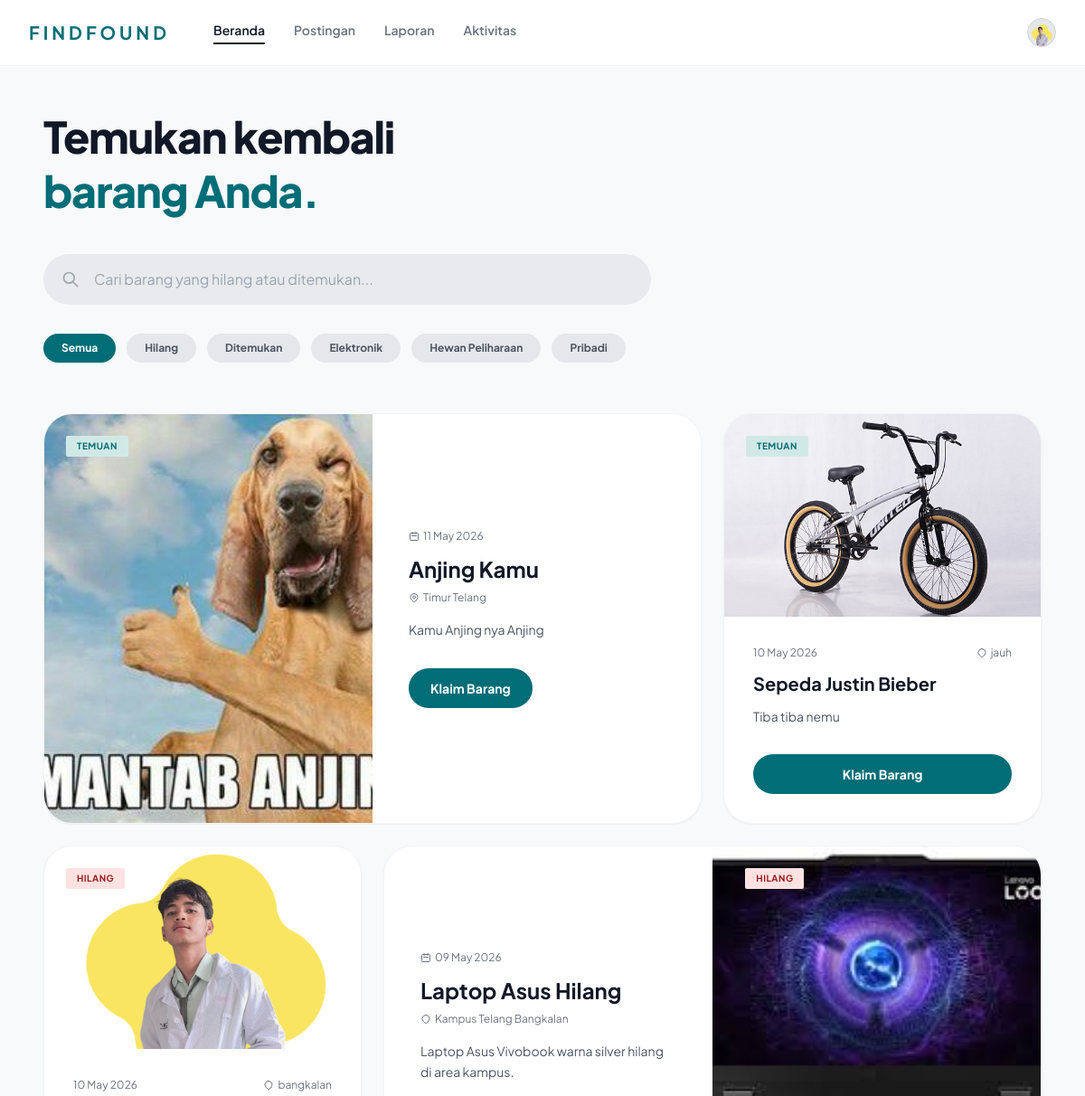
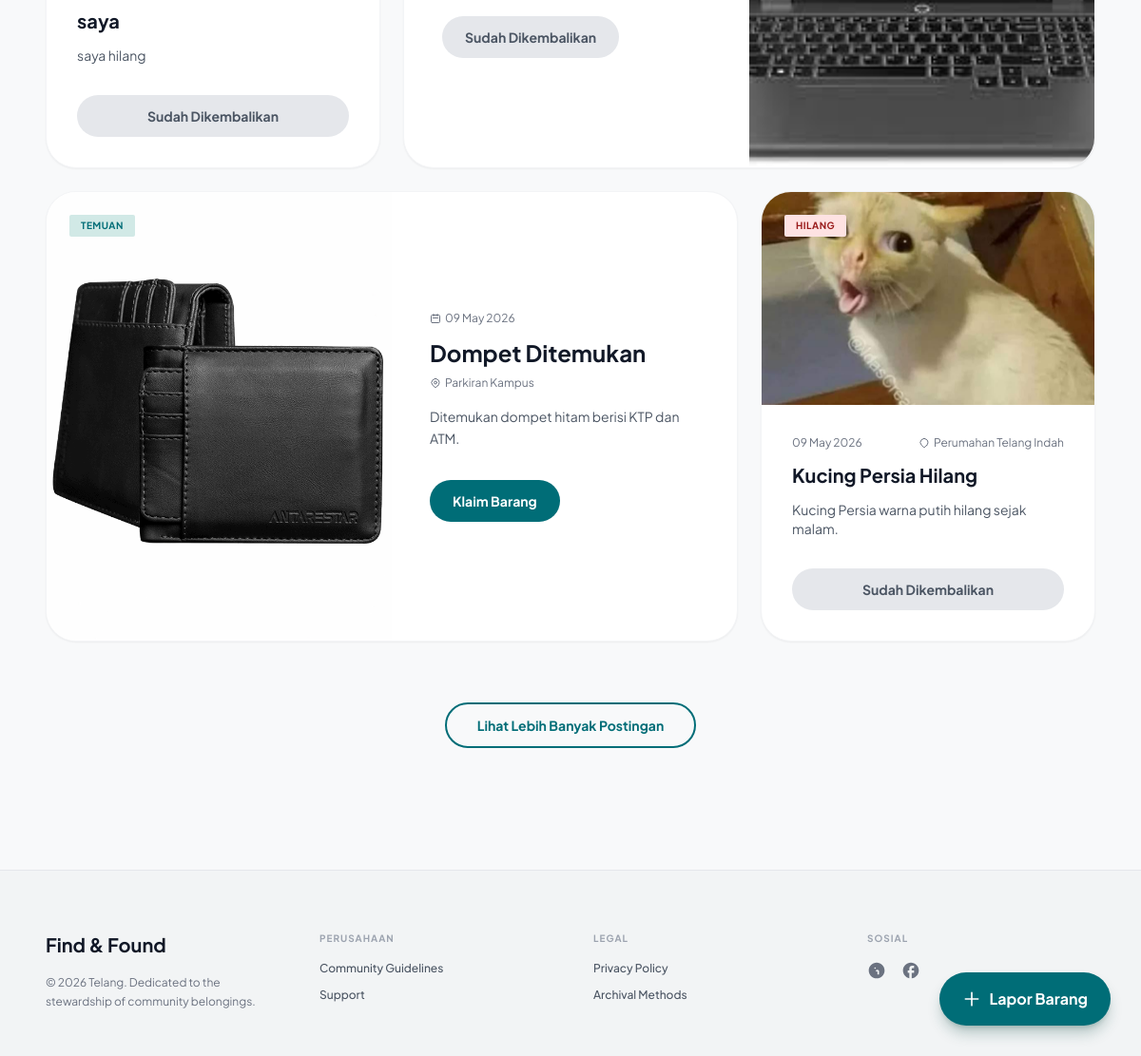
The page /public/home (signed in) on the database its author committed (2 pictures, top to bottom).
### tables this page shows
CREATE TABLE `postingan` (
  `id` int NOT NULL,
  `user_id` int NOT NULL,
  `kategori_id` int NOT NULL,
  `kode_postingan` varchar(20) DEFAULT NULL,
  `jenis_laporan` enum('hilang','temuan') NOT NULL,
  `judul` varchar(150) NOT NULL,
  `deskripsi` text NOT NULL,
  `tanggal_kejadian` date NOT NULL,
  `lokasi_spesifik` varchar(255) NOT NULL,
  `file_path` varchar(255) DEFAULT NULL,
  `status` enum('aktif','selesai') DEFAULT 'aktif',
  `created_at` timestamp NULL DEFAULT CURRENT_TIMESTAMP
);

### app/core/Controller.php (called while the page is built, shortened)
<?php
class Controller{
    public function view($view, $data = [], $int = []){
        require_once '../app/views/'. $view . '.php';
    }
    public function model($model){
        return new $model;
    }
}

### app/core/App.php (called while the page is built, shortened)
<?php
class App {
    protected $method = 'index';
    protected $params = [];
    public function __construct()
    {
        $this->controller = new $this->controller;
        call_user_func_array([$this->controller, $this->method], $this->params);
    }
}

### public/index.php (called while the page is built, shortened)
<?php
$app = new App;

### app/config/database.php (called while the page is built, shortened)
<?php
class Database{
    private $host = DB_HOST;
    private $user = DB_USER;
    private $pass = DB_PASS;
    private $dbn = DB_NAME;
    private $dbh;
    private $stmt;
    public function __construct(){
        $dsn ='mysql:host='.$this->host.';dbname='.$this->dbn;;
        $option =[
            PDO::ATTR_PERSISTENT => true,
            PDO::ATTR_ERRMODE => PDO::ERRMODE_EXCEPTION
        ];
        try {
            $this->dbh = new PDO($dsn, $this->user, $this->pass, $option);
        } catch (PDOException $e) {
            die($e-> getMessage());
        }
    }
    public function query($query){
        $this->stmt = $this->dbh->prepare($query);
    }
    public function execute(){
        $this->stmt->execute();
    }
    public function resultset(){
        $this->execute();
        return $this->stmt->fetchAll(PDO::FETCH_ASSOC);
    }
}

### app/models/Post_model.php (called while the page is built, shortened)
<?php
class Post_model{
    private $db;
    public function __construct(){
        $this->db = new Database;
    }
    public function getNewPost(){
        $this->db->query('SELECT *
            FROM postingan
            ORDER BY postingan.created_at DESC
            LIMIT 6');
        return $this->db->resultset();
    }
}

### app/views/home/index.php (the view, shortened to what this page needs)
<a href="<?=BASEURL?>/laporan/" class="fixed bottom-8 right-8 z-50 bg-[#006D77] hover:bg-[#005a63] text-white px-6 py-4 rounded-full shadow-lg shadow-teal-900/30 font-bold flex items-center gap-2 transition-transform transform hover:scale-105">
    <svg class="w-5 h-5" fill="none" stroke="currentColor" viewBox="0 0 24 24"><path stroke-linecap="round" stroke-linejoin="round" stroke-width="2" d="M12 4v16m8-8H4"></path></svg>
    Lapor Barang
</a>
<main class="max-w-6xl mx-auto px-6 py-12">
    <div class="mb-10">
        <h1 class="text-5xl font-extrabold tracking-tight text-gray-900 leading-tight">
            Temukan kembali <br>
            <span class="text-[#006D77]">barang Anda.</span>
        </h1>
    </div>
    <div class="relative max-w-2xl mb-8">
        <span class="absolute inset-y-0 left-5 flex items-center text-gray-400">
            <svg class="w-5 h-5" fill="none" stroke="currentColor" viewBox="0 0 24 24"><path stroke-linecap="round" stroke-linejoin="round" stroke-width="2" d="M21 21l-6-6m2-5a7 7 0 11-14 0 7 7 0 0114 0z"></path></svg>
        </span>
        <input type="text" placeholder="Cari barang yang hilang atau ditemukan..." class="w-full bg-gray-200/80 text-gray-700 rounded-full py-4 pl-14 pr-6 focus:outline-none focus:ring-2 focus:ring-[#006D77] transition-all">
    </div>
    <div class="flex gap-3 overflow-x-auto no-scrollbar mb-12 pb-2">
        <button class="bg-[#006D77] text-white px-5 py-2 rounded-full text-xs font-bold whitespace-nowrap">Semua</button>
        <button class="bg-gray-200 text-gray-600 hover:bg-gray-300 px-5 py-2 rounded-full text-xs font-bold whitespace-nowrap transition">Hilang</button>
        <button class="bg-gray-200 text-gray-600 hover:bg-gray-300 px-5 py-2 rounded-full text-xs font-bold whitespace-nowrap transition">Ditemukan</button>
        <button class="bg-gray-200 text-gray-600 hover:bg-gray-300 px-5 py-2 rounded-full text-xs font-bold whitespace-nowrap transition">Elektronik</button>
        <button class="bg-gray-200 text-gray-600 hover:bg-gray-300 px-5 py-2 rounded-full text-xs font-bold whitespace-nowrap transition">Hewan Peliharaan</button>
        <button class="bg-gray-200 text-gray-600 hover:bg-gray-300 px-5 py-2 rounded-full text-xs font-bold whitespace-nowrap transition">Pribadi</button>
    </div>
    <div class="grid grid-cols-1 md:grid-cols-2 lg:grid-cols-3 gap-6">
       <?php foreach($data as $index => $post):
            $tanggal = isset($post['created_at']) ? date('d M Y', strtotime($post['created_at'])) : 'Tanggal tidak diketahui';
            $status = $post['status'];
            $jenis = $post['jenis_laporan'];
            if ($status == 'aktif') {
                $btnText = ($jenis == 'hilang') ? 'Hubungi Pemilik' : 'Klaim Barang';
                $btnClass = ($jenis == 'hilang')
                ? 'bg-green-400 text-white opacity-80 hover:bg-green-600'
                : 'bg-[#006D77] text-white hover:bg-[#005a63]';
                $badgeClass = ($jenis == 'hilang') ? 'bg-red-100 text-red-800' : 'bg-[#D1E9E6] text-[#006D77]';
            }else{
                $btnText = 'Sudah Dikembalikan';
                $btnClass= 'bg-gray-200 text-gray-600 hover:bg-gray-300 cursor-not-allowed';
                $badgeClass = ($jenis == 'hilang') ? 'bg-red-100 text-red-800' : 'bg-[#D1E9E6] text-[#006D77]';
            }
            $posisi = $index % 4;
        ?>
            <?php if ($posisi == 0): ?>
                <div class="bg-white rounded-[2rem] overflow-hidden shadow-sm border border-gray-100 lg:col-span-2 flex flex-col md:flex-row relative">
                    <div class="<?=$badgeClass?> absolute top-6 left-6 z-10 text-[10px] font-bold px-3 py-1 rounded-sm uppercase tracking-wider"><?=$jenis?></div>
                    <img src="<?=BASEURL?>/img/postingan/<?=$post['file_path']?>" alt="Gambar Barang" class="w-full md:w-1/2 h-64 md:h-auto object-cover">
                    <div class="p-8 md:p-10 flex flex-col justify-center w-full md:w-1/2">
                        <div class="flex items-center gap-4 text-xs text-gray-500 mb-3">
                            <span class="flex items-center gap-1"><svg class="w-3 h-3" fill="none" stroke="currentColor" viewBox="0 0 24 24"><path stroke-linecap="round" stroke-linejoin="round" stroke-width="2" d="M8 7V3m8 4V3m-9 8h10M5 21h14a2 2 0 002-2V7a2 2 0 00-2-2H5a2 2 0 00-2 2v12a2 2 0 002 2z"></path>
                        </svg><?=$tanggal?></span>
                        </div>
                        <h3 class="text-2xl font-bold text-gray-900 mb-2"><?=$post['judul']?></h3>
                        <p class="text-xs text-gray-500 flex items-center gap-1 mb-4"><?=$post['lokasi_spesifik']?></p>
                        <p class="text-sm text-gray-600 mb-8 leading-relaxed"><?=$post['deskripsi']?></p>
                        <button class="<?= $btnClass ?> px-6 py-3 rounded-full text-sm font-bold w-max transition"><?= $btnText ?></button>
                    </div>
                </div>
            <?php elseif ($posisi == 3): ?>
            <div class="bg-white rounded-[2rem] overflow-hidden shadow-sm border border-gray-100 lg:col-span-2 flex flex-col-reverse md:flex-row relative">
                <div class="<?=$badgeClass?> absolute top-6 right-6 md:right-auto md:left-[55%] z-10 text-[10px] font-bold px-3 py-1 rounded-sm uppercase tracking-wider"><?=$jenis?></div>
                <div class="p-8 md:p-10 flex flex-col justify-center w-full md:w-1/2">
                    <div class="flex items-center gap-4 text-xs text-gray-500 mb-3">
                        <span class="flex items-center gap-1">
                            <svg class="w-3 h-3" fill="none" stroke="currentColor" viewBox="0 0 24 24"><path stroke-linecap="round" stroke-linejoin="round" stroke-width="2" d="M8 7V3m8 4V3m-9 8h10M5 21h14a2 2 0 002-2V7a2 2 0 00-2-2H5a2 2 0 00-2 2v12a2 2 0 002 2z"></path></svg>
                            <?= $tanggal ?>
                        </span>
                    </div>
                    <h3 class="text-2xl font-bold text-gray-900 mb-2"><?=$post['judul']?></h3>
                    <p class="text-xs text-gray-500 flex items-center gap-1 mb-4">
                        <svg class="w-3 h-3" fill="none" stroke="currentColor" viewBox="0 0 24 24"><path stroke-linecap="round" stroke-linejoin="round" stroke-width="2" d="M17.657 16.657L13.414 20.9a1.998 1.998 0 01-2.827 0l-4.244-4.243a8 8 0 1111.314 0z"></path></svg>
                        <?=$post['lokasi_spesifik']?>
                    </p>
                    <p class="text-sm text-gray-600 mb-8 leading-relaxed"><?=$post['deskripsi']?></p>
                    <button class="<?= $btnClass ?> px-6 py-3 rounded-full text-sm font-bold w-max transition"><?= $btnText ?></button>
                </div>
                <img src="<?=BASEURL?>/img/postingan/<?=$post['file_path']?>" alt="Gambar Barang" class="w-full md:w-1/2 h-64 md:h-auto object-cover">
            </div>
            <?php else:?>
                <div class="bg-white rounded-[2rem] overflow-hidden shadow-sm border border-gray-100 relative flex flex-col">
                    <div class="<?=$badgeClass?> absolute top-6 left-6 z-10 text-[10px] font-bold px-3 py-1 rounded-sm uppercase tracking-wider"><?=$jenis?></div>
                    <img src="<?=BASEURL?>/img/postingan/<?=$post['file_path']?>" alt="Gambar Barang" class="w-full h-56 object-cover">
                    <div class="p-8 flex-grow flex flex-col">
                        <div class="flex items-center justify-between text-xs text-gray-500 mb-3">
                            <span><?=$tanggal?></span>
                            <span class="flex items-center gap-1"><svg class="w-3 h-3" fill="none" stroke="currentColor" viewBox="0 0 24 24"><path stroke-linecap="round" stroke-linejoin="round" stroke-width="2" d="M17.657 16.657L13.414 20.9a1.998 1.998 0 01-2.827 0l-4.244-4.243a8 8 0 1111.314 0z"></path></svg><?=$post['lokasi_spesifik']?></span>
                        </div>
                        <h3 class="text-xl font-bold text-gray-900 mb-3"><?=$post['judul']?></h3>
                        <p class="text-sm text-gray-600 mb-8 flex-grow"><?=$post['deskripsi']?></p>
                        <button class="<?= $btnClass ?> px-6 py-3 rounded-full text-sm font-bold w-full transition"><?= $btnText ?></button>
                    </div>
                </div>
            <?php endif; ?>
        <?php endforeach?>
    </div>
    <div class="mt-16 flex justify-center">
        <a href="<?= BASEURL; ?>/postingan" class="inline-block border-2 border-[#006D77] text-[#006D77] hover:bg-[#006D77] hover:text-white px-8 py-3 rounded-full text-sm font-bold transition-all text-center">
            Lihat Lebih Banyak Postingan
        </a>
    </div>
</main>

### app/controllers/Home.php (shortened to what this page needs)
<?php
class Home extends Controller {
    public function index() {
        if (isset($_SESSION['id_user'])) {
            $this->beranda();
            exit;
        }
    }
    public function beranda(){
        $post_model = $this->model('Post_model');
        $post = $post_model->getNewPost();
        $this->view('templates/header');
        $this->view('home/index', $post);
        $this->view('templates/footer');
    }
}

### app/views/templates/header.php (shortened to what this page needs)
<!DOCTYPE html>
<html lang="id">
<head>
    <script src="https://cdn.tailwindcss.com"></script>
</head>
<body class="text-gray-800 relative">
    <?php
        $current_url = $_SERVER['REQUEST_URI'];
    ?>
    <nav class="bg-white px-8 py-5 flex items-center justify-between sticky top-0 z-40 border-b border-gray-100">
        <div class="flex items-center gap-12">
            <a href="<?=BASEURL?>/home/" class="text-xl font-bold tracking-[0.2em] text-[#006D77]">FINDFOUND</a>
            <div class="hidden md:flex gap-8 text-sm font-semibold text-gray-500">
                <a href="<?=BASEURL?>/home/" class="<?= (strpos($current_url, '/home') !== false) ? 'text-gray-900 border-b-2 border-gray-900 pb-1' : 'hover:text-gray-900 transition-colors' ?>">Beranda</a>
                <a href="<?=BASEURL?>/postingan/" class="<?= (strpos($current_url, '/postingan') !== false) ? 'text-gray-900 border-b-2 border-gray-900 pb-1' : 'hover:text-gray-900 transition-colors' ?>">Postingan</a>
                <a href="<?=BASEURL?>/laporan/" class="<?= (strpos($current_url, '/laporan') !== false) ? 'text-gray-900 border-b-2 border-gray-900 pb-1' : 'hover:text-gray-900 transition-colors' ?>">Laporan</a>
                <a href="<?=BASEURL?>/aktivitas/" class="<?= (strpos($current_url, '/aktivitas') !== false) ? 'text-gray-900 border-b-2 border-gray-900 pb-1' : 'hover:text-gray-900 transition-colors' ?>">Aktivitas</a>
            </div>
        </div>
        <div class="flex items-center gap-5 text-gray-500">
            <a href="<?=BASEURL?>/profile/" class="w-8 h-8 rounded-full bg-gray-200 border border-gray-300 overflow-hidden cursor-pointer transition-transform hover:scale-105">
                <img src="<?= !empty($_SESSION['foto_profil']) ? BASEURL . '/img/profile/' . $_SESSION['foto_profil'] : 'https://api.dicebear.com/9.x/adventurer-neutral/svg?seed=Felix'. urlencode($data['nama'] ?? 'User') .'&backgroundColor=b6e3f4' ?>" alt="Profile" class="w-full h-full object-cover">
            </a>
        </div>
    </nav>

### app/views/templates/footer.php
<footer class="bg-[#F2F4F5] mt-20 pt-16 pb-12 border-t border-gray-200">
        <div class="max-w-6xl mx-auto px-6 grid grid-cols-1 md:grid-cols-4 gap-12">
            <div class="md:col-span-1">
                <h2 class="text-xl font-bold text-gray-900 mb-4">Find & Found</h2>
                <p class="text-xs text-gray-500 leading-relaxed">
                    © 2026 Telang. Dedicated to the stewardship of community belongings.
                </p>
            </div>
            <div>
                <h3 class="text-[10px] font-bold text-gray-400 uppercase tracking-widest mb-4">PERUSAHAAN</h3>
                <ul class="space-y-3 text-xs text-gray-600 font-medium">
                    <li><a href="#" class="hover:text-[#006D77]">Community Guidelines</a></li>
                    <li><a href="#" class="hover:text-[#006D77]">Support</a></li>
                </ul>
            </div>
            <div>
                <h3 class="text-[10px] font-bold text-gray-400 uppercase tracking-widest mb-4">LEGAL</h3>
                <ul class="space-y-3 text-xs text-gray-600 font-medium">
                    <li><a href="#" class="hover:text-[#006D77]">Privacy Policy</a></li>
                    <li><a href="#" class="hover:text-[#006D77]">Archival Methods</a></li>
                </ul>
            </div>
            <div>
                <h3 class="text-[10px] font-bold text-gray-400 uppercase tracking-widest mb-4">SOSIAL</h3>
                <div class="flex gap-4 text-gray-500">
                    <a href="#" class="hover:text-[#006D77]">
                        <svg class="w-5 h-5" fill="currentColor" viewBox="0 0 24 24"><path d="M12 2C6.48 2 2 6.48 2 12s4.48 10 10 10 10-4.48 10-10S17.52 2 12 2zm-1 15h-2v-6h2v6zm-1-7c-.55 0-1-.45-1-1s.45-1 1-1 1 .45 1 1-.45 1-1 1zm5 7h-2v-3c0-.55-.45-1-1-1s-1 .45-1 1v3h-2v-6h2v1.1c.36-.67 1.1-1.1 1.9-1.1 1.16 0 2.1.94 2.1 2.1V17z"/></svg>
                    </a>
                    <a href="#" class="hover:text-[#006D77]">
                        <svg class="w-5 h-5" fill="currentColor" viewBox="0 0 24 24"><path d="M22 12c0-5.52-4.48-10-10-10S2 6.48 2 12c0 4.84 3.44 8.87 8 9.8V15H8v-3h2V9.5C10 7.57 11.57 6 13.5 6H16v3h-2c-.55 0-1 .45-1 1v2h3v3h-3v6.95c5.05-.5 9-4.76 9-9.95z"/></svg>
                    </a>
                </div>
            </div>
        </div>
    </footer>
</body>
</html>

### app/views/templates/header.php (style rules this page uses)
body { font-family: 'Plus Jakarta Sans', sans-serif; background-color: #F8F9FA; }
.no-scrollbar { -ms-overflow-style: none; scrollbar-width: none; }

### rows shown on the page
postingan: jenis_laporan "TEMUAN", file_path (picture), created_at "11 May 2026", judul "Anjing Kamu", lokasi_spesifik "Timur Telang", deskripsi "Kamu Anjing nya Anjing", jenis_laporan "Klaim Barang"
postingan: jenis_laporan "TEMUAN", file_path (picture), created_at "10 May 2026", lokasi_spesifik "jauh", judul "Sepeda Justin Bieber", deskripsi "Tiba tiba nemu", jenis_laporan "Klaim Barang"
postingan: jenis_laporan "HILANG", file_path (picture), created_at "10 May 2026", lokasi_spesifik "bangkalan", judul "saya", deskripsi "saya hilang", status "Sudah Dikembalikan"
postingan: jenis_laporan "HILANG", created_at "09 May 2026", judul "Laptop Asus Hilang", lokasi_spesifik "Kampus Telang Bangkalan", deskripsi "Laptop Asus Vivobook warna silver hilang di area kampus.", status "Sudah Dikembalikan", file_path (picture)
postingan: jenis_laporan "TEMUAN", file_path (picture), created_at "09 May 2026", judul "Dompet Ditemukan", lokasi_spesifik "Parkiran Kampus", deskripsi "Ditemukan dompet hitam berisi KTP dan ATM.", jenis_laporan "Klaim Barang"
postingan: jenis_laporan "HILANG", file_path (picture), created_at "09 May 2026", lokasi_spesifik "Perumahan Telang Indah", judul "Kucing Persia Hilang", deskripsi "Kucing Persia warna putih hilang sejak malam.", status "Sudah Dikembalikan"
